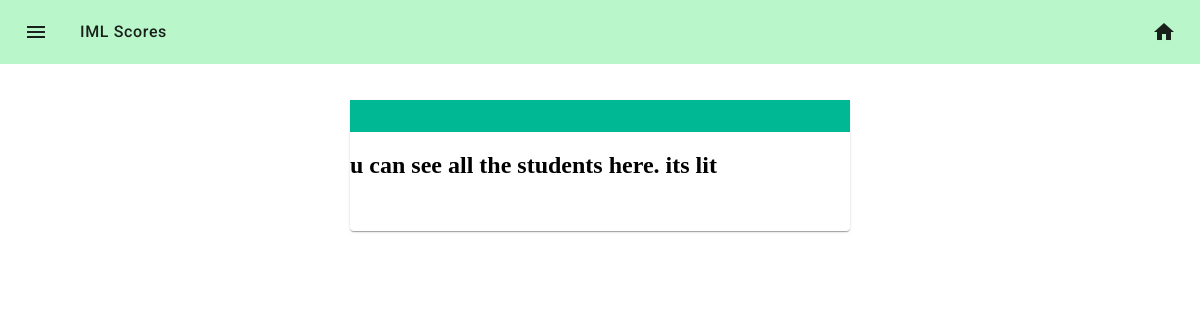
Page /students/show_students on the earlier database version.
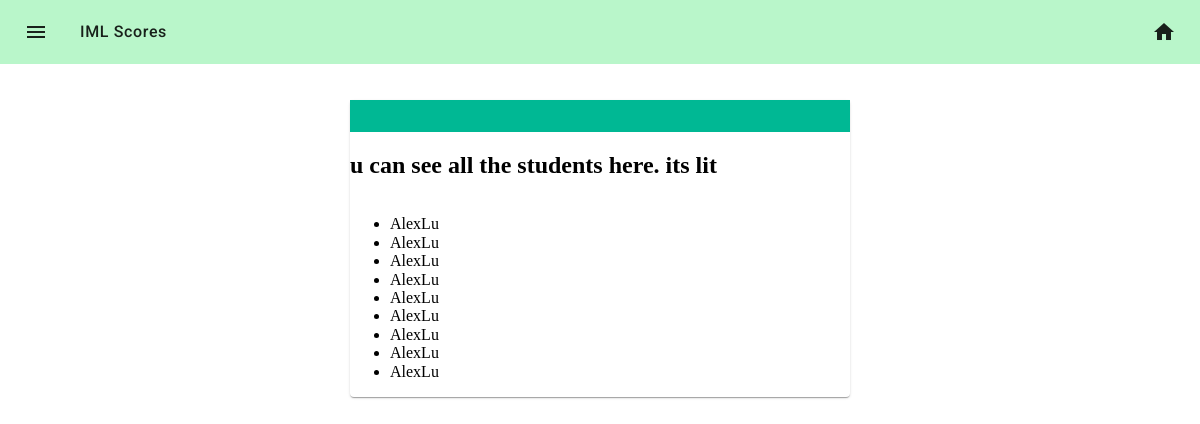
Same page on the later database version.
### iml/models.py (models this page shows, shortened)
class Student(db.Model):
    __tablename__ = 'students'
    id = db.Column(db.Integer, primary_key=True)
    first = db.Column(db.String(32), nullable=False)
    last = db.Column(db.String(32), nullable=False)
    username = db.Column(db.String(32), nullable=False)
    school_id = db.Column(db.Integer, db.ForeignKey('schools.id'),nullable=False)
    school = db.relationship('School', back_populates='students')
    scores = db.relationship('Score', back_populates='student')

### iml/core/students/controllers.py (the view)
@students.route('/show_students', methods = ["GET"])
def show_students():
	allStudents = Student.query.all()
	return render_custom_template("core/students/show_students.html", allStudents = allStudents)

### iml/util/__init__.py (called while the page is built)
def render_custom_template(*args, **kwargs):
    status = IS_NOT_LOGGED_IN
    user = None
    userdata = session.get("userdata")
    if session.get("userdata"):
        user = get_user(session["userdata"]["id"])
        status = session["status"]
    if "status" not in kwargs:
        kwargs["status"] = status
    if "user" not in kwargs:
        kwargs["user"] = user
    if "userdata" not in kwargs:
        kwargs["userdata"] = userdata
    return flask.render_template(*args, **kwargs)

### iml/templates/core/students/show_students.html (shortened to what this page needs)
{% extends "_base.html" %}
{% from "macros/_renderfield.html" import render_field %}
{% block content %}
<div class="mdc-card" style="width:500px; margin-left: calc(50% - 250px);">
    <div style="width:100%;height:32px;background-color:#00b894;opacity: 1.0;"></div>
    <h2> u can see all the students here. its lit </h2>
	<ul>
		{% for student in allStudents %}
		<li>{{student.first}}{{student.last}}</li>
		{% endfor%}
	</ul>
</div>
{% endblock %}

Differences in the rows shown:
added Student: first "Alex", last "Lu"
added Student: first "Alex", last "Lu"
added Student: first "Alex", last "Lu"
added Student: first "Alex", last "Lu"
added Student: first "Alex", last "Lu"
added Student: first "Alex", last "Lu"
added Student: first "Alex", last "Lu"
added Student: first "Alex", last "Lu"
added Student: first "Alex", last "Lu"
